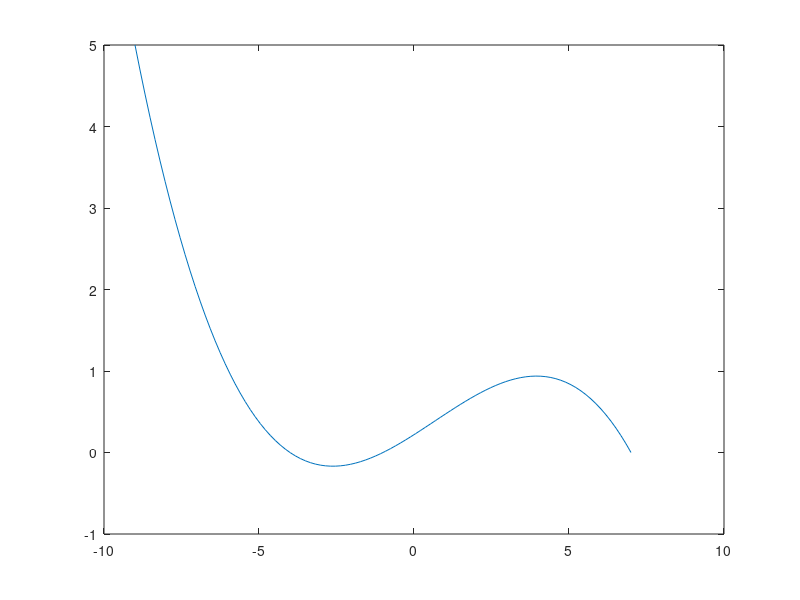

The MATLAB source for this figure: (Note: this script raises an error after producing the figure.)
x_val = [-9, -4, -1, 7];
y_val = [5, 2, -2, 9];

n = length(x_val);

L_i = @(x, i) prod(...
    (x - x_val(1:n ~= i)) ./ ...
    (x_val(i) - x_val(1:n ~= i)),...
    2);

x = linspace(min(x_val), max(x_val)).';
y = zeros(size(x));

figure(1);
for i = 1 : n
    y_i = y_val(i) * L_i(x, i);
    y = y + y_i;
    pl = plot(x, y_i); hold on;
    sc = scatter(x_val(i), y_val(i), 60, 'LineWidth', 1, ...
        'MarkerFaceColor', pl.Color, 'MarkerEdgeColor', 'none');
    sc.HandleVisibility = 'off'; % Don't show the scatter points in (future) legend
end
plot(x, y, '--k', 'LineWidth', 1.5);
hold off;
legend('$L_1$', '$L_2$', '$L_3$', '$L_4$', '$L$', ...
    Interpreter = 'latex', FontSize = 14)
xlabel('$x$', Interpreter = 'latex', FontSize = 14)
title('Lagrange interpolation')
